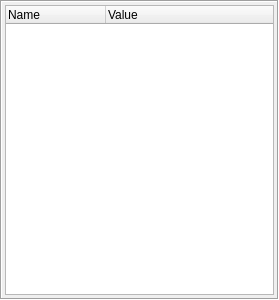
<?xml version="1.0" encoding="UTF-8"?>
<ui version="4.0">
 <class>SandboxVariablesMonitorFrame</class>
 <widget class="QFrame" name="SandboxVariablesMonitorFrame">
  <property name="geometry">
   <rect>
    <x>0</x>
    <y>0</y>
    <width>279</width>
    <height>300</height>
   </rect>
  </property>
  <property name="windowTitle">
   <string>Frame</string>
  </property>
  <property name="frameShape">
   <enum>QFrame::Box</enum>
  </property>
  <property name="frameShadow">
   <enum>QFrame::Sunken</enum>
  </property>
  <layout class="QVBoxLayout" name="verticalLayout">
   <property name="spacing">
    <number>3</number>
   </property>
   <property name="leftMargin">
    <number>3</number>
   </property>
   <property name="topMargin">
    <number>3</number>
   </property>
   <property name="rightMargin">
    <number>3</number>
   </property>
   <property name="bottomMargin">
    <number>3</number>
   </property>
   <item>
    <widget class="QTreeWidget" name="variablesTree">
     <property name="minimumSize">
      <size>
       <width>200</width>
       <height>0</height>
      </size>
     </property>
     <property name="sortingEnabled">
      <bool>false</bool>
     </property>
     <property name="columnCount">
      <number>2</number>
     </property>
     <attribute name="headerShowSortIndicator" stdset="0">
      <bool>false</bool>
     </attribute>
     <column>
      <property name="text">
       <string notr="true">Name</string>
      </property>
     </column>
     <column>
      <property name="text">
       <string notr="true">Value</string>
      </property>
     </column>
    </widget>
   </item>
  </layout>
 </widget>
 <resources/>
 <connections/>
</ui>
